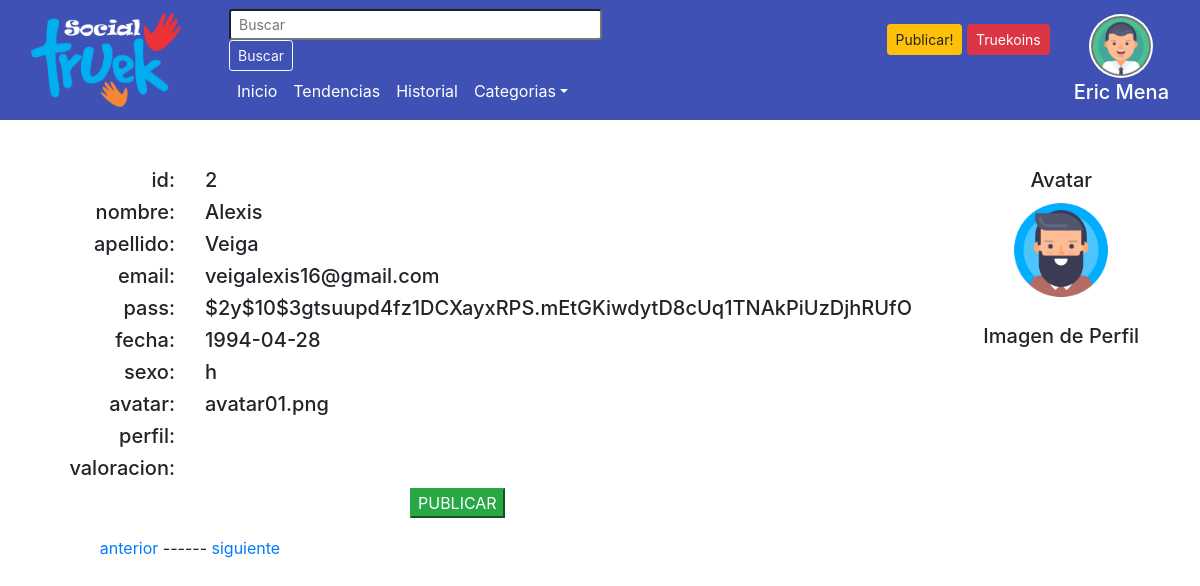
The page /adminPerfil.php?id=2 (signed in) on the database its author committed.
### tables this page shows
CREATE TABLE `usuarios` (
  `id` int(11) NOT NULL AUTO_INCREMENT,
  `nombre` varchar(100) NOT NULL,
  `apellido` varchar(100) NOT NULL,
  `email` varchar(100) NOT NULL,
  `pass` varchar(512) NOT NULL,
  `fecha` date NOT NULL,
  `sexo` char(1) DEFAULT NULL,
  `avatar` varchar(512) DEFAULT NULL,
  `perfil` varchar(512) DEFAULT NULL,
  `val_user` decimal(1,1) DEFAULT NULL,
  `direccion` varchar(100) DEFAULT NULL,
  `telefono` int(10) DEFAULT NULL,
  `celular` int(10) DEFAULT NULL,
  PRIMARY KEY (`id`),
  UNIQUE KEY `email` (`email`)
);

### class/baseMySQL.php (called while the page is built, shortened)
<?php
class BaseMySQL extends BaseDatos{
    static public function buscarPorEmail($email,$pdo,$tabla){
        $sql = "select * from $tabla where email = :email";
        $query = $pdo->prepare($sql);
        $query->bindValue(':email',$email);
        $query->execute();
        $usuario = $query->fetch(PDO::FETCH_ASSOC);
        return $usuario;
    }
    static public function verUsuario($pdo,$id){
      $sql = "SELECT * FROM usuarios WHERE id LIKE '$id'";
      $query = $pdo->prepare($sql);
      $query->execute();
      $registro = $query->fetchAll(PDO::FETCH_ASSOC);
      return $registro;
    }
    static public function contarUsuarios($pdo){
      $sql = "SELECT count(*) AS count FROM usuarios";
      $query = $pdo->prepare($sql);
      $query->execute();
      $contador = $query->fetch(PDO::FETCH_ASSOC);
      $count = $contador["count"];
      return $count;
    }
}
 ?>

### adminPerfil.php (the view, shortened to what this page needs)
<?php
include("autoload.php");
 ?>
 <!DOCTYPE html>
 <html lang="es" dir="ltr">
   <head>
     <?php include("head.php")?>
   </head>
     <?php include("header.php") ?>
   <body>
         <?php
         $id=$_GET["id"];
         $registro = BaseMySQL::verUsuario($pdo,$id);
         ?>
         <?php foreach ($registro as $dato): ?>
           <div class="row">
            <div class="col-2 text-right">
               <h5 class="mt-5">id:</h5>
               <h5 class="">nombre:</h5>
               <h5 class="">apellido:</h5>
               <h5 class="">email:</h5>
               <h5 class="">pass:</h5>
               <h5 class="">fecha:</h5>
               <h5 class="">sexo:</h5>
               <h5 class="">avatar:</h5>
               <h5 class="">perfil:</h5>
               <h5 class="">valoracion:</h5>
             </div>
             <div class="col-7 text-left">
               <h5 class="mt-5"><?=$dato["id"];?></h5>
               <h5 class=""><?=$dato["nombre"]?></h5>
               <h5 class=""><?=$dato["apellido"]?></h5>
               <h5 class=""><?=$dato["email"]?></h5>
               <h5 class=""><?=$dato["pass"]?></h5>
               <h5 class=""><?=$dato["fecha"]?></h5>
               <h5 class=""><?=$dato["sexo"]?></h5>
               <h5 class=""><?=$dato["avatar"]?></h5>
             </div>
             <div class="col-3 mt-5 text-center">
               <h5>Avatar</h5>
               <img src="images/avatar/<?=$dato["avatar"]?>" alt="" width="100px">
               <br><br>
               <h5>Imagen de Perfil</h5>
             </div>
           </div>
           <?php
         endforeach;
         ?>
   <div class="row">
     <div class="col-4 text-center mt-5">
       <?php if ($dato["id"]>1){?>
        <a href="perfil.php?id=<?=$dato["id"]-1?>">anterior</a>
       <?php }else {?>
        <a href="perfil.php?id=<?=$dato["id"]?>">anterior</a>
       <?php } ?>
       <a> ------ </a>
       <?php
       $count = BaseMySQL::contarUsuarios($pdo);
       if ($dato["id"]<$count){
        ?>
         <a href="perfil.php?id=<?=$dato["id"]+1 ?>">siguiente</a>
       <?php }else{ ?>
         <a href="perfil.php?id=<?=$dato["id"]?>">siguiente</a>
       <?php } ?>
     </div>
     <div class="col-4">
       <a href="producto.php?id=<?=$dato["id"] ?>"><button class="btn-success" type="button" name="button">PUBLICAR</button> </a>
     </div>
   </div>
   </body>
 </html>

### header.php (shortened to what this page needs)
<?php
include_once('autoload.php');
$usuario=BaseMySQL::buscarPorEmail($_SESSION["userEmail"],$pdo,'usuarios');
 ?>
 <head>
   <link rel="stylesheet" href="css/bootstrap.css">
   <link rel="stylesheet" href="css/master.css">
   <link rel="stylesheet" href="css/estilos-ejemplos.css">
   <link rel="stylesheet" href="css/font-awesome.min.css">
   <link rel="stylesheet" href="css/avatar.css">
 </head>
    <header class="container-fluid">
      <nav class="navbar navbar-expand-md navbar-dark">
        <a class="navbar-brand mr-5" href="home.php">
          <img src="images\logo-sm.png" width="150" alt="">
        </a>
        <div class="row collapse navbar-collapse" id="navbarSupportedContent">
          <div class="col-xs-12 col-sm-6 col-md-9 col-lg- col-xl-5">
            <form class="form-inline my-2 my-lg-0" action="home.php" method="GET">
              <input class="form-control-sm mr-sm-2" type="search" placeholder="Buscar" aria-label="Buscar" size="35" name="busca">
              <button class="btn btn-outline-light btn-sm my-2 my-sm-0" type="submit">Buscar</button>
            </form>
            <ul class="navbar-nav mr-auto">
              <li class="nav-item">
                <a class="nav-link text-white" href="home.php">Inicio</a>
              </li>
              <li class="nav-item">
                <a class="nav-link text-white" href="#">Tendencias</a>
              </li>
              <li class="nav-item">
                <a class="nav-link text-white" href="#">Historial</a>
              </li>
              <li class="nav-item dropdown">
                <a class="nav-link dropdown-toggle text-white" href="#" id="navbarDropdown" role="button"
                   data-toggle="dropdown" aria-haspopup="true" aria-expanded="false">Categorias</a>
              </li>
            </ul>
        </div>
        <div class="d-flex flex-row justify-content-end col-xs-12 col-sm-6 col-md-3 col-lg- col-xl-7">
          <div class="mr-4 mt-2">
            <div class="">
              <a href="nuevoProducto.php">
              <button class="btn btn-warning btn-sm my-2 -my-sm-0" type="button"> Publicar!</button></a>
              <button class="btn btn-danger btn-sm my-2 -my-sm-0"type="button" name="button">Truekoins</button>
            </div>
          </div>
          <div class="text-center mt-2">
            <a class="" href="perfil.php">
              <img src=<?php if($usuario['perfil'] == null){echo "images/avatar/".$usuario["avatar"];}else{echo "images/perfil/".$usuario["perfil"];}?> alt="imagen de perfil" class="user"></a>
            <h5 class="text-white mt-1"><?=$usuario["nombre"]. " " . $usuario["apellido"]?></h5>
          </div>
        </div>
        </div>
    </nav>
    </header>

### css/master.css (style rules this page uses)
header { background-color: #3f51b5; }

### css/avatar.css (style rules this page uses)
img.user { height: 60px; width: 60px; background-color: #777; box-shadow: 0 0 0 2px white; border-radius: 50%; will-change: transform; }

### rows shown on the page
usuarios: nombre "Eric", apellido "Mena"
usuarios: id "2", nombre "Alexis", apellido "Veiga", email "veigalexis16@gmail.com", pass "$2y$10$3gtsuupd4fz1DCXayxRPS.mEtGKiwdytD8cUq1TNAkPiUzDjhRUfO", fecha "1994-04-28", sexo "h", avatar "avatar01.png"
